Frame 1 (no input): blank canvas, image omitted
Frame 60 (no input): blank canvas, image omitted
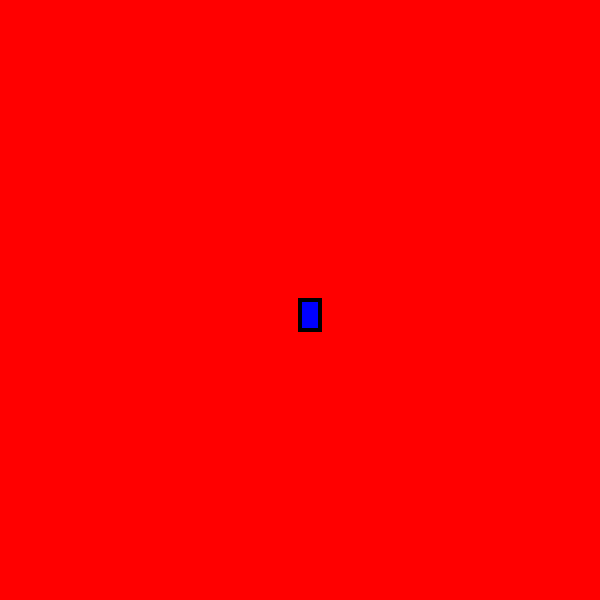
Frame 120 (the mouse pressed at the canvas centre since frame 60)

The p5.js sketch whose frames 1 and 60 were blank and that drew this single picture after the mouse press (run headless with seeded random() and noise() and a simulated clock; from frame 60 on, the mouse is pressed at the canvas centre):

// p5.js sketch
// ── sketch.js
function setup() {
    createCanvas(600,600);      
    background("red");   
}

function draw() {     
  strokeWeight(4);          
  fill("blue");         
  if (mouseIsPressed) {    
    rect(mouseX,mouseY, 20,30); 
  }
}
